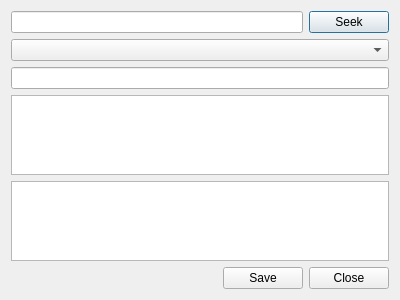
<?xml version="1.0" encoding="UTF-8"?>
<ui version="4.0">
 <class>Test</class>
 <widget class="QDialog" name="Test">
  <property name="geometry">
   <rect>
    <x>0</x>
    <y>0</y>
    <width>400</width>
    <height>300</height>
   </rect>
  </property>
  <property name="windowTitle">
   <string>Dialog</string>
  </property>
  <layout class="QVBoxLayout" name="verticalLayout">
   <item>
    <layout class="QHBoxLayout" name="horizontalLayout">
     <property name="topMargin">
      <number>0</number>
     </property>
     <item>
      <widget class="QLineEdit" name="uFeatId"/>
     </item>
     <item>
      <widget class="QPushButton" name="uSeekButton">
       <property name="text">
        <string>Seek</string>
       </property>
       <property name="default">
        <bool>true</bool>
       </property>
      </widget>
     </item>
    </layout>
   </item>
   <item>
    <widget class="QComboBox" name="fld_feat_type"/>
   </item>
   <item>
    <widget class="QLineEdit" name="fld_status"/>
   </item>
   <item>
    <widget class="QPlainTextEdit" name="fld_description"/>
   </item>
   <item>
    <widget class="ListModelTableView" name="fld_names"/>
   </item>
   <item>
    <widget class="QDialogButtonBox" name="buttonBox">
     <property name="orientation">
      <enum>Qt::Horizontal</enum>
     </property>
     <property name="standardButtons">
      <set>QDialogButtonBox::Close|QDialogButtonBox::Save</set>
     </property>
    </widget>
   </item>
  </layout>
 </widget>
 <customwidgets>
  <customwidget>
   <class>ListModelTableView</class>
   <extends>QTableView</extends>
   <header>LINZ/Widgets/ListModelConnector.h</header>
  </customwidget>
 </customwidgets>
 <resources/>
 <connections>
  <connection>
   <sender>buttonBox</sender>
   <signal>accepted()</signal>
   <receiver>Test</receiver>
   <slot>accept()</slot>
   <hints>
    <hint type="sourcelabel">
     <x>248</x>
     <y>254</y>
    </hint>
    <hint type="destinationlabel">
     <x>157</x>
     <y>274</y>
    </hint>
   </hints>
  </connection>
  <connection>
   <sender>buttonBox</sender>
   <signal>rejected()</signal>
   <receiver>Test</receiver>
   <slot>reject()</slot>
   <hints>
    <hint type="sourcelabel">
     <x>316</x>
     <y>260</y>
    </hint>
    <hint type="destinationlabel">
     <x>286</x>
     <y>274</y>
    </hint>
   </hints>
  </connection>
 </connections>
</ui>
